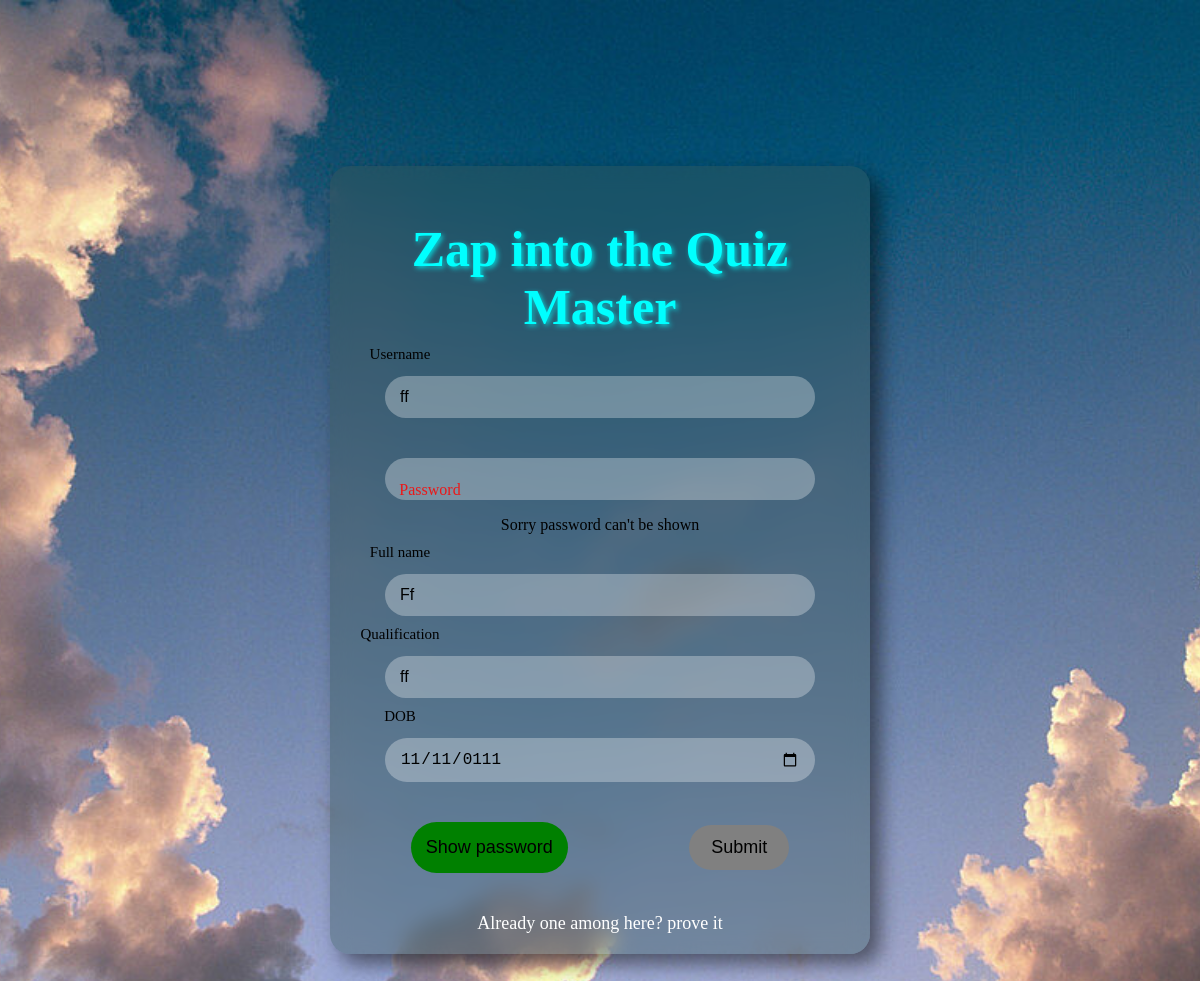
The page /edit_profile (signed in) on the database as committed earlier.
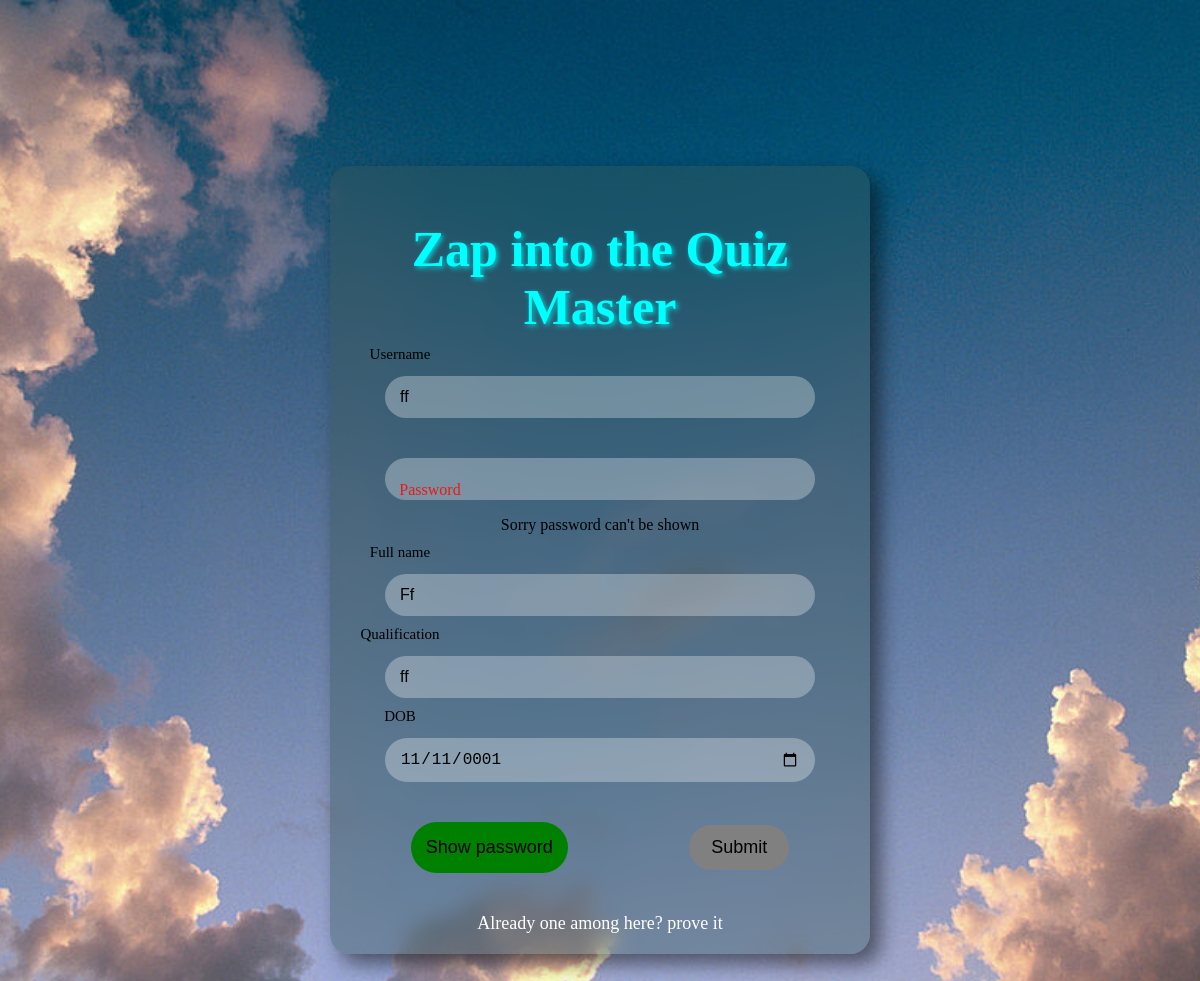
The same page on the database as committed later.
### tables this page shows
CREATE TABLE user(
    id INTEGER PRIMARY KEY AUTOINCREMENT,
    username TEXT UNIQUE NOT NULL,
    password TEXT NOT NULL,
    full_name TEXT NOT NULL,
    qualification TEXT NOT NULL,
    dob TEXT NOT NULL
    );

### app.py (the view, shortened to what this page needs)
@app.route('/edit_profile',methods=["GET",'POST'])
def edit_profile():
    conn=sql.connect('quiz_database.db')
    conn.row_factory=sql.Row
    curr=conn.cursor()
    curr.execute('SELECT * from user WHERE id=?',(session['uid'],))
    exuser=curr.fetchone()
    return render_template('edit_profile.html',exuser=exuser)

### templates/edit_profile.html (shortened to what this page needs)
<!DOCTYPE html>
<html lang="en">
    <head>
    <link rel="stylesheet" href="/static/logandreg.css">
    </head>
    <body>
        <main>
            <div class="container">
                <form action="{{url_for('edit_profile')}}" method="POST">
                <h1>Zap into the Quiz Master</h1>
                <div class="input-cont">
                    <input type="text" name="uname" id="uname" placeholder="" value="{{exuser['username']}}" required>
                    <label for="uname">Username</label>
                </div>
                <div class="input-cont">
                    <input type="password" name="pwd" id="pwd" placeholder=" " onkeyup="validatepwd()" required>
                    <label for="uname">Password</label>
                    <p>Sorry password can't be shown</p>
                </div>
                <div class="input-cont">
                    <input type="text" name="fname" id="fname" placeholder="" value="{{exuser['full_name']}}" required>
                    <label for="uname">Full name</label>
                </div>
                <div class="input-cont">
                    <input type="text" name="qual" id="qual" placeholder="" value="{{exuser['qualification']}}" required>
                    <label for="uname">Qualification</label>
                </div>
                <div class="input-cont">
                    <input type="date" name="dob" id="dob" min="1930-01-01" max="2020-01-01" value="{{exuser['dob']}}" required>
                    <label for="uname">DOB</label>
                </div>
                <div class="but">
                    <button type="button" id="togglepwd">Show password</button>
                    <input type="submit" value="Submit" id="sub" disabled>
                </div>
                <a href="{{url_for('login')}}">Already one among here? prove it</a>
            </form>
            </div>
        </main>
    </body>
</html>

Rows that differ between the two databases and show on the page:
changed user "ff": dob "11/11/0111" → "11/11/0001"
